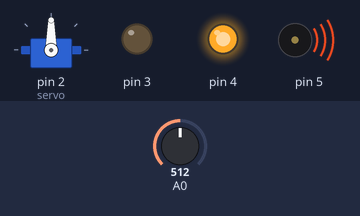
The sketch below on a simulated Arduino Uno, built with avr-gcc and run on an emulated ATmega328P. Shown: servo, output pins drawn as LEDs (lit = HIGH), buzzer (waves = sounding). The inputs (shaded band) are chosen by the test bench; at power-on: A0 = 512. Pins used as bus, display or sensor lines are not drawn; what the sketch prints to the serial monitor is not drawn.

Above: at 2.2 s.
2.3 s: A0 set to 716
At 3.5 s:
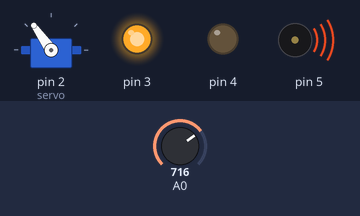
3.8 s: A0 set to 900
At 4.8 s:
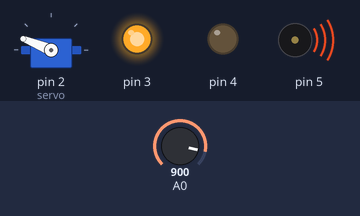
5.3 s: A0 set to 1023
At 5.8 s:
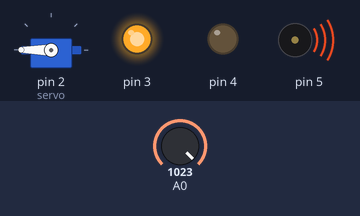
6.8 s: A0 set to 306
At 7.1 s:
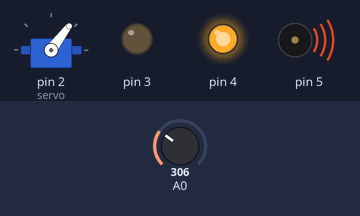
8.3 s: A0 set to 122
At 9.3 s:
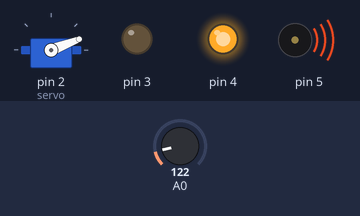
9.8 s: A0 set to 80
At 10.4 s:
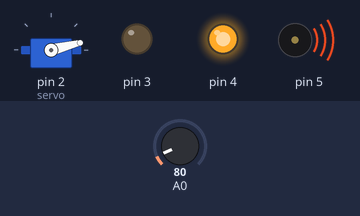
Timing chart, 0 to 12.3 s (numbered marks = the images above; inputs shaded):
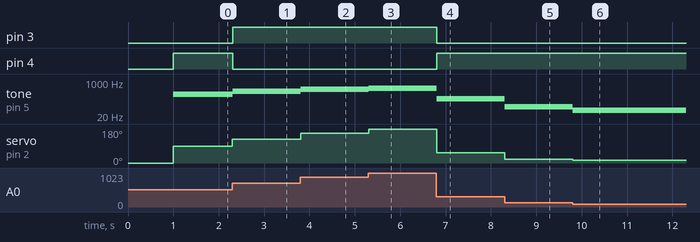

The sketch:

ServoMotor.ino
```cpp
#include <Servo.h>

Servo servo;
int pos;
int tom;

void setup (){
  servo.attach(2);
  servo.write(0);
  pinMode(3, OUTPUT);
  pinMode(4, OUTPUT);
  pinMode(5, OUTPUT);
  pinMode(A0, INPUT);
  digitalWrite(5, HIGH);
  delay(1000);
  Serial.begin(9600);
}

void loop(){
  pos = analogRead(A0);
  pos = map(pos, 0, 1023, 0, 180);
  servo.write(pos);
  Serial.println(pos);
  tom = map(pos, 0, 180, 0, 500);
  tone(5, tom);
  if(pos<=90){
    digitalWrite(3, LOW);
    digitalWrite(4, HIGH);
  }
  else{
    digitalWrite(3, HIGH);
    digitalWrite(4, LOW);
  }
}
```

Measured:
- after the input at 2.3 s, pin 3: LOW → HIGH at once; pin 4: HIGH → LOW at once; tone on pin 5: 250 Hz → 347 Hz at once; servo on pin 2 (servo): 90° → 125° at once
- after the input at 3.8 s, tone on pin 5: 347 Hz → 438 Hz at once; servo on pin 2 (servo): 125° → 158° at once
- after the input at 5.3 s, tone on pin 5: 438 Hz → 500 Hz at once; servo on pin 2 (servo): 158° → 180° at once
- after the input at 6.8 s, pin 3: HIGH → LOW at once; pin 4: LOW → HIGH at once; tone on pin 5: 500 Hz → 147 Hz at once; servo on pin 2 (servo): 180° → 53° at once
- after the input at 8.3 s, tone on pin 5: 147 Hz → 58 Hz at once; servo on pin 2 (servo): 53° → 21° at once
- after the input at 9.8 s, tone on pin 5: 58 Hz → 38 Hz at once; servo on pin 2 (servo): 21° → 14° at once
